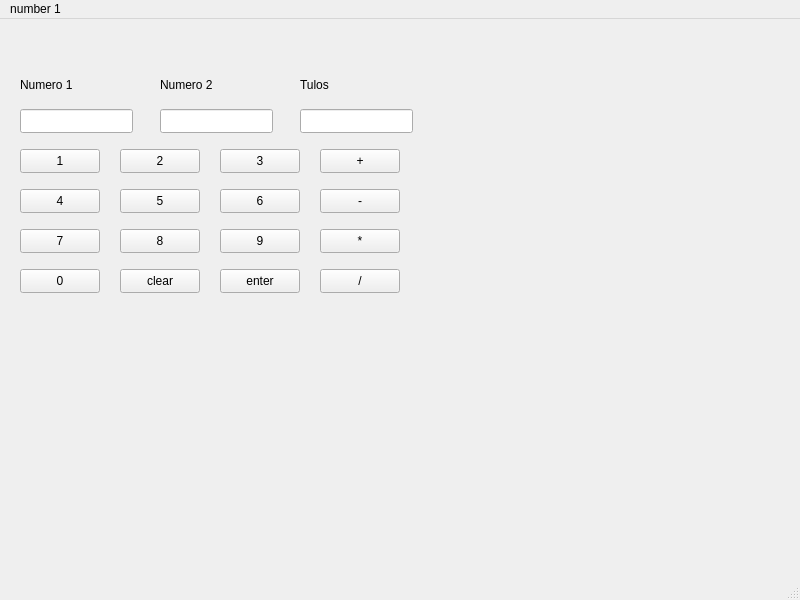
<?xml version="1.0" encoding="UTF-8"?>
<ui version="4.0">
 <class>MainWindow</class>
 <widget class="QMainWindow" name="MainWindow">
  <property name="geometry">
   <rect>
    <x>0</x>
    <y>0</y>
    <width>800</width>
    <height>600</height>
   </rect>
  </property>
  <property name="windowTitle">
   <string>MainWindow</string>
  </property>
  <widget class="QWidget" name="centralwidget">
   <widget class="QLabel" name="label_2">
    <property name="geometry">
     <rect>
      <x>160</x>
      <y>50</y>
      <width>101</width>
      <height>31</height>
     </rect>
    </property>
    <property name="text">
     <string>Numero 2</string>
    </property>
   </widget>
   <widget class="QLabel" name="label_3">
    <property name="geometry">
     <rect>
      <x>300</x>
      <y>50</y>
      <width>101</width>
      <height>31</height>
     </rect>
    </property>
    <property name="text">
     <string>Tulos</string>
    </property>
   </widget>
   <widget class="QLabel" name="label">
    <property name="geometry">
     <rect>
      <x>20</x>
      <y>50</y>
      <width>101</width>
      <height>31</height>
     </rect>
    </property>
    <property name="text">
     <string>Numero 1</string>
    </property>
   </widget>
   <widget class="QLineEdit" name="lineEdit">
    <property name="geometry">
     <rect>
      <x>20</x>
      <y>90</y>
      <width>113</width>
      <height>24</height>
     </rect>
    </property>
    <property name="text">
     <string/>
    </property>
   </widget>
   <widget class="QLineEdit" name="lineEdit_2">
    <property name="geometry">
     <rect>
      <x>160</x>
      <y>90</y>
      <width>113</width>
      <height>24</height>
     </rect>
    </property>
    <property name="text">
     <string/>
    </property>
   </widget>
   <widget class="QLineEdit" name="lineEdit_3">
    <property name="geometry">
     <rect>
      <x>300</x>
      <y>90</y>
      <width>113</width>
      <height>24</height>
     </rect>
    </property>
    <property name="text">
     <string/>
    </property>
   </widget>
   <widget class="QPushButton" name="pushButton_2">
    <property name="geometry">
     <rect>
      <x>20</x>
      <y>170</y>
      <width>80</width>
      <height>24</height>
     </rect>
    </property>
    <property name="text">
     <string>4</string>
    </property>
   </widget>
   <widget class="QPushButton" name="pushButton_3">
    <property name="geometry">
     <rect>
      <x>120</x>
      <y>130</y>
      <width>80</width>
      <height>24</height>
     </rect>
    </property>
    <property name="text">
     <string>2</string>
    </property>
   </widget>
   <widget class="QPushButton" name="pushButton_4">
    <property name="geometry">
     <rect>
      <x>20</x>
      <y>130</y>
      <width>80</width>
      <height>24</height>
     </rect>
    </property>
    <property name="text">
     <string>1</string>
    </property>
   </widget>
   <widget class="QPushButton" name="pushButton_5">
    <property name="geometry">
     <rect>
      <x>20</x>
      <y>250</y>
      <width>80</width>
      <height>24</height>
     </rect>
    </property>
    <property name="text">
     <string>0</string>
    </property>
   </widget>
   <widget class="QPushButton" name="pushButton_6">
    <property name="geometry">
     <rect>
      <x>220</x>
      <y>130</y>
      <width>80</width>
      <height>24</height>
     </rect>
    </property>
    <property name="text">
     <string>3</string>
    </property>
   </widget>
   <widget class="QPushButton" name="pushButton_7">
    <property name="geometry">
     <rect>
      <x>320</x>
      <y>130</y>
      <width>80</width>
      <height>24</height>
     </rect>
    </property>
    <property name="text">
     <string>+</string>
    </property>
   </widget>
   <widget class="QPushButton" name="pushButton_8">
    <property name="geometry">
     <rect>
      <x>20</x>
      <y>210</y>
      <width>80</width>
      <height>24</height>
     </rect>
    </property>
    <property name="text">
     <string>7</string>
    </property>
   </widget>
   <widget class="QPushButton" name="pushButton_9">
    <property name="geometry">
     <rect>
      <x>320</x>
      <y>170</y>
      <width>80</width>
      <height>24</height>
     </rect>
    </property>
    <property name="text">
     <string>-</string>
    </property>
   </widget>
   <widget class="QPushButton" name="pushButton_10">
    <property name="geometry">
     <rect>
      <x>120</x>
      <y>170</y>
      <width>80</width>
      <height>24</height>
     </rect>
    </property>
    <property name="text">
     <string>5</string>
    </property>
   </widget>
   <widget class="QPushButton" name="pushButton_11">
    <property name="geometry">
     <rect>
      <x>220</x>
      <y>170</y>
      <width>80</width>
      <height>24</height>
     </rect>
    </property>
    <property name="text">
     <string>6</string>
    </property>
   </widget>
   <widget class="QPushButton" name="pushButton_13">
    <property name="geometry">
     <rect>
      <x>120</x>
      <y>210</y>
      <width>80</width>
      <height>24</height>
     </rect>
    </property>
    <property name="text">
     <string>8</string>
    </property>
   </widget>
   <widget class="QPushButton" name="pushButton_14">
    <property name="geometry">
     <rect>
      <x>220</x>
      <y>210</y>
      <width>80</width>
      <height>24</height>
     </rect>
    </property>
    <property name="text">
     <string>9</string>
    </property>
   </widget>
   <widget class="QPushButton" name="pushButton_15">
    <property name="geometry">
     <rect>
      <x>320</x>
      <y>210</y>
      <width>80</width>
      <height>24</height>
     </rect>
    </property>
    <property name="text">
     <string>*</string>
    </property>
   </widget>
   <widget class="QPushButton" name="pushButton_16">
    <property name="geometry">
     <rect>
      <x>320</x>
      <y>250</y>
      <width>80</width>
      <height>24</height>
     </rect>
    </property>
    <property name="text">
     <string>/</string>
    </property>
   </widget>
   <widget class="QPushButton" name="pushButton_17">
    <property name="geometry">
     <rect>
      <x>220</x>
      <y>250</y>
      <width>80</width>
      <height>24</height>
     </rect>
    </property>
    <property name="text">
     <string>enter</string>
    </property>
   </widget>
   <widget class="QPushButton" name="pushButton_18">
    <property name="geometry">
     <rect>
      <x>120</x>
      <y>250</y>
      <width>80</width>
      <height>24</height>
     </rect>
    </property>
    <property name="text">
     <string>clear</string>
    </property>
   </widget>
  </widget>
  <widget class="QMenuBar" name="menubar">
   <property name="geometry">
    <rect>
     <x>0</x>
     <y>0</y>
     <width>800</width>
     <height>21</height>
    </rect>
   </property>
   <widget class="QMenu" name="menunumber_1">
    <property name="title">
     <string>number 1</string>
    </property>
   </widget>
   <addaction name="menunumber_1"/>
  </widget>
  <widget class="QStatusBar" name="statusbar"/>
 </widget>
 <resources/>
 <connections/>
</ui>
